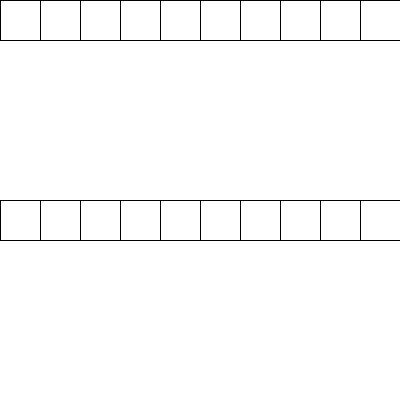
Frame 1 (no input)
Frame 60 (the mouse pressed at the canvas centre just before this capture): identical to frame 1, image omitted
Frame 120 (the mouse held since frame 60 and released just before this capture): identical to frame 1, image omitted

The Processing sketch that drew this single still picture (run headless with seeded random() and noise(); from frame 60 on, the mouse is pressed at the canvas centre):

// Processing sketch: forSimple
// ── forSimple.pde
int tam;
void setup() {
  size(400, 400);
  tam = width/10;
}
void draw() {
  background(255);
  rect(0, 0, tam, tam);
  rect(40, 0, tam, tam);
  rect(80, 0, tam, tam);
  rect(120, 0, tam, tam);
  rect(160, 0, tam, tam);
  rect(200, 0, tam, tam);
  rect(240, 0, tam, tam);
  rect(280, 0, tam, tam);
  rect(320, 0, tam, tam);
  rect(360, 0, tam, tam);

  for (int px=0; px<10; px++) {
    rect(px*tam, 200, tam, tam);
  }
  /* 0
     1
     2
     ...
     9
  */
}
